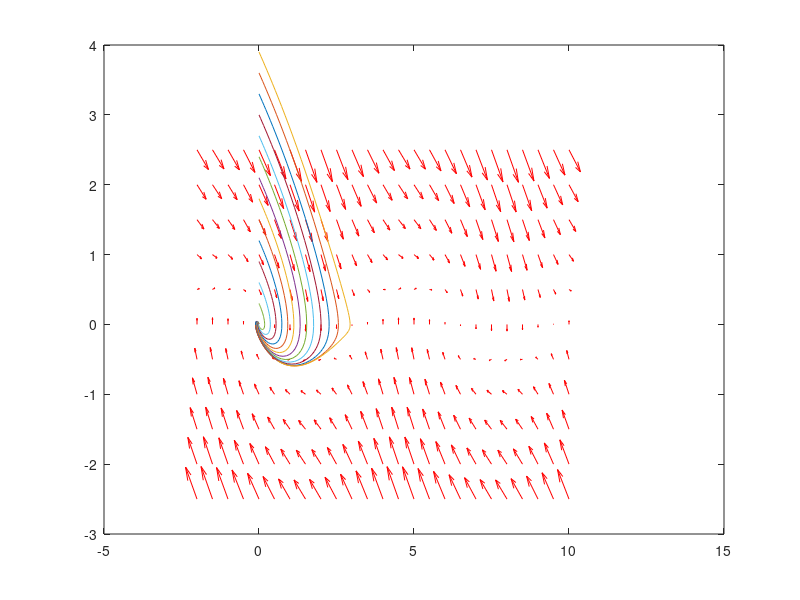

Recreate this plot in MATLAB.
%%%%%%%%%%%%%%%%%%%%%%%%%%%%%%%%%%%%%%%%%%%%%%%%%%%%%%%%%%%%
% Modeling the pendulum, Austin Baird
%%%%%%%%%%%%%%%%%%%%%%%%%%%%%%%%%%%%%%%%%%%%%%%%%%%%%%%%

clear; 
clc; 

k = 9.8/15.0;
c = 1; 
time = [0 10]; 
[x,y] = meshgrid(-2:.5:10,-2.5:.5:2.5);
u = y;
v = -k*sin(x)-c*y;

eqn = @(t,y)  [y(2) ; -k*sin(y(1))-c*y(2)];
% for imaginary eigenvalues 
quiver(x,y,u,v,'r');
hold on
figure(1)
for y2 = 0:0.3:4,
  
    initial = [0 y2];
    [t,y] = ode45(eqn,time,initial);
    plot(y(:,1),y(:,2));
end
hold off
% figure(2)
% initial = [0 1];
% [t,y] = ode45(@pendulum,time,initial);
% plot(y(:,1),y(:,2));
% 
% figure(3) 
% 
% plot(t,y(:,1))

%hold off
% 